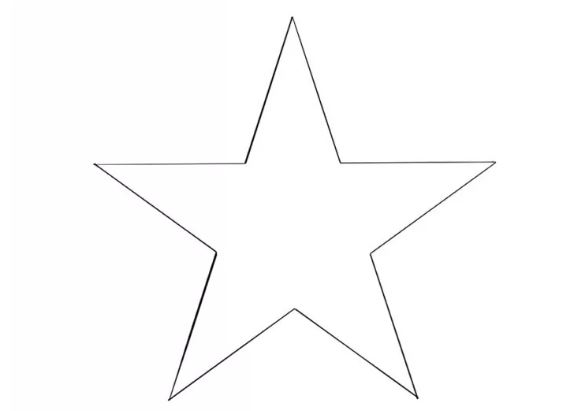
#> input picture images/image.jpg, 566 x 411 px
$ python image_to_gcode.py
#> lines starting #> are read from the running program, lines starting #| are printed output that depends on the picture; after the words box and inside, x2 and y2 are one past the last pixel; in counts of white or black regions, pixels touching at a corner belong together
"""
=============================================================================
IMAGE TO G-CODE CONVERTER - CNC Drawing Robot (STM32 + Stepper + Servo)
=============================================================================
Pipeline: Image → Grayscale → Threshold → Edge Detection → Contours →
          Optimize Path → Generate G-code

Phần cứng:
  - STM32 + 2x Stepper (DVD) + 2x A4988 + CNC Shield + 1x Servo
  - Servo Z: UP = pen up (G0), DOWN = pen down (G1)

Cấu trúc thư mục:
  images/    - Ảnh đầu vào
  output/    - File G-code xuất ra
  review/    - Ảnh preview + debug

Cách dùng:
  python image_to_gcode.py                              # Dùng ảnh mặc định
  python image_to_gcode.py --input images/star.jpg      # Chỉ định ảnh
  python image_to_gcode.py --input images/star.jpg --width 35 --height 35

Yêu cầu:
  pip install opencv-python numpy
=============================================================================
"""

import cv2
import numpy as np
import argparse
import os
import time
from math import sqrt

# =============================================================================
# CẤU HÌNH - Thay đổi theo phần cứng của bạn
# =============================================================================
class Config:
    # --- Kích thước vùng vẽ (mm) ---
    # Khổ giấy 3.8cm x 3.8cm
    BED_WIDTH_MM = 38.0
    BED_HEIGHT_MM = 38.0

    # --- Xử lý ảnh ---
    IMAGE_RESIZE = 500          # Resize ảnh về max pixel này (giảm noise)
    BLUR_KERNEL = 5             # Gaussian blur kernel size (lẻ)
    CANNY_LOW = 50              # Canny edge: ngưỡng thấp
    CANNY_HIGH = 150            # Canny edge: ngưỡng cao
    THRESHOLD_VALUE = 127       # Binary threshold (0-255)
    USE_ADAPTIVE_THRESHOLD = False  # True = adaptive, False = fixed threshold

    # --- Contour ---
    MIN_CONTOUR_LENGTH = 10     # Bỏ contour quá ngắn (pixel)
    APPROX_EPSILON = 1.0        # Độ chính xác xấp xỉ contour (pixel)
                                # Nhỏ = chi tiết hơn, Lớn = ít điểm hơn

    # --- G-code ---
    FEED_RATE = 200             # Tốc độ vẽ (mm/min) - dùng cho G1
    TRAVEL_RATE = 500           # Tốc độ di chuyển nhanh (mm/min) - dùng cho G0
    Z_UP = 5.0                  # Servo position: bút lên (mm giả lập)
    Z_DOWN = 0.0                # Servo position: bút xuống
    DECIMAL_PLACES = 2          # Số chữ số thập phân trong G-code

    # --- Tối ưu ---
    OPTIMIZE_PATH = True        # Sắp xếp contour theo nearest neighbor
    MERGE_DISTANCE = 2.0        # Khoảng cách merge contour gần nhau (pixel)


# =============================================================================
# BƯỚC 1: TIỀN XỬ LÝ ẢNH
# =============================================================================
def preprocess_image(image_path, config=Config):
    """
    Tiền xử lý ảnh: đọc → resize → grayscale → blur → threshold → edge detect.

    Args:
        image_path: Đường dẫn file ảnh
        config: Cấu hình xử lý

    Returns:
        edges: Ảnh binary chứa các cạnh (edge)
        original: Ảnh gốc đã resize
    """
    # --- 1.1: Đọc ảnh ---
    img = cv2.imread(image_path)
    if img is None:
        raise FileNotFoundError(f"Không tìm thấy ảnh: {image_path}")

    print(f"[1] Đọc ảnh: {image_path}")
    print(f"    Kích thước gốc: {img.shape[1]}x{img.shape[0]} pixels")

    # --- 1.2: Resize giữ tỷ lệ ---
    h, w = img.shape[:2]
    scale = config.IMAGE_RESIZE / max(h, w)
    if scale < 1.0:
        img = cv2.resize(img, (int(w * scale), int(h * scale)),
                         interpolation=cv2.INTER_AREA)
        print(f"    Resize → {img.shape[1]}x{img.shape[0]} pixels")

    original = img.copy()

    # --- 1.3: Chuyển grayscale ---
    gray = cv2.cvtColor(img, cv2.COLOR_BGR2GRAY)

    # --- 1.4: Làm mờ giảm noise ---
    blurred = cv2.GaussianBlur(gray, (config.BLUR_KERNEL, config.BLUR_KERNEL), 0)

    # --- 1.5: Threshold (nhị phân hóa) ---
    if config.USE_ADAPTIVE_THRESHOLD:
        binary = cv2.adaptiveThreshold(
            blurred, 255, cv2.ADAPTIVE_THRESH_GAUSSIAN_C,
            cv2.THRESH_BINARY_INV, 11, 2
        )
    else:
        _, binary = cv2.threshold(blurred, config.THRESHOLD_VALUE, 255,
                                   cv2.THRESH_BINARY_INV)

    # --- 1.6: Edge detection (Canny) ---
    edges = cv2.Canny(blurred, config.CANNY_LOW, config.CANNY_HIGH)

    print(f"    Canny edges: {np.count_nonzero(edges)} edge pixels")

    # Lưu ảnh trung gian để debug vào thư mục review/
    script_dir = os.path.dirname(os.path.abspath(__file__))
    review_dir = os.path.join(script_dir, "review")
    os.makedirs(review_dir, exist_ok=True)
    base_name = os.path.splitext(os.path.basename(image_path))[0]
    cv2.imwrite(os.path.join(review_dir, f"{base_name}_1_gray.png"), gray)
    cv2.imwrite(os.path.join(review_dir, f"{base_name}_2_blurred.png"), blurred)
    cv2.imwrite(os.path.join(review_dir, f"{base_name}_3_binary.png"), binary)
    cv2.imwrite(os.path.join(review_dir, f"{base_name}_4_edges.png"), edges)
    print(f"    Debug images saved to: {review_dir}/")

    return edges, original


# =============================================================================
# BƯỚC 2: TRÍCH XUẤT CONTOUR (Chuyển pixel → danh sách điểm)
# =============================================================================
def extract_contours(edges, config=Config):
    """
    Tìm contours từ ảnh edge, xấp xỉ đa giác, lọc contour ngắn.

    Args:
        edges: Ảnh binary (output từ Canny)
        config: Cấu hình

    Returns:
        contours_simplified: List các contour, mỗi contour = list [(x,y), ...]
    """
    # --- 2.1: Tìm contours ---
    contours_raw, _ = cv2.findContours(edges, cv2.RETR_LIST,
                                        cv2.CHAIN_APPROX_NONE)
    print(f"\n[2] Tìm contours:")
    print(f"    Contours thô: {len(contours_raw)}")

    # --- 2.2: Lọc + Xấp xỉ ---
    contours_simplified = []
    for cnt in contours_raw:
        # Bỏ contour quá ngắn
        length = cv2.arcLength(cnt, closed=False)
        if length < config.MIN_CONTOUR_LENGTH:
            continue

        # Xấp xỉ đa giác (giảm số điểm nhưng giữ hình dạng)
        # epsilon nhỏ = nhiều điểm (chi tiết), epsilon lớn = ít điểm (thô)
        approx = cv2.approxPolyDP(cnt, config.APPROX_EPSILON, closed=False)

        # Chuyển từ format OpenCV [[[x,y]]] → [(x,y)]
        points = [(int(p[0][0]), int(p[0][1])) for p in approx]

        if len(points) >= 2:
            contours_simplified.append(points)

    print(f"    Contours sau lọc: {len(contours_simplified)}")
    total_points = sum(len(c) for c in contours_simplified)
    print(f"    Tổng số điểm: {total_points}")

    return contours_simplified


# =============================================================================
# BƯỚC 3: TỐI ƯU ĐƯỜNG ĐI (Nearest Neighbor - giảm travel time)
# =============================================================================
def optimize_path(contours, config=Config):
    """
    Sắp xếp thứ tự vẽ contours theo thuật toán Nearest Neighbor.
    Giảm thời gian di chuyển không vẽ (G0).

    Ý tưởng: Sau khi vẽ xong contour A, tìm contour B có điểm đầu/cuối
    gần nhất với điểm cuối của A → vẽ B tiếp.

    Args:
        contours: List các contour [(x,y), ...]
        config: Cấu hình

    Returns:
        optimized: List contour đã sắp xếp lại
    """
    if not config.OPTIMIZE_PATH or len(contours) <= 1:
        return contours

    print(f"\n[3] Tối ưu đường đi...")

    def dist(p1, p2):
        return sqrt((p1[0]-p2[0])**2 + (p1[1]-p2[1])**2)

    # Nearest Neighbor Sorting
    remaining = list(range(len(contours)))
    optimized = []
    current_pos = (0, 0)  # Bắt đầu từ gốc tọa độ

    while remaining:
        best_idx = -1
        best_dist = float('inf')
        best_reversed = False

        for idx in remaining:
            cnt = contours[idx]
            # Thử cả 2 hướng: đầu→cuối hoặc cuối→đầu
            d_start = dist(current_pos, cnt[0])
            d_end = dist(current_pos, cnt[-1])

            if d_start < best_dist:
                best_dist = d_start
                best_idx = idx
                best_reversed = False
            if d_end < best_dist:
                best_dist = d_end
                best_idx = idx
                best_reversed = True

        # Lấy contour tốt nhất
        cnt = contours[best_idx]
        if best_reversed:
            cnt = list(reversed(cnt))

        optimized.append(cnt)
        current_pos = cnt[-1]
        remaining.remove(best_idx)

    # Tính tổng travel distance trước/sau
    def total_travel(contour_list):
        total = 0
        pos = (0, 0)
        for cnt in contour_list:
            total += dist(pos, cnt[0])
            pos = cnt[-1]
        return total

    before = total_travel(contours)
    after = total_travel(optimized)
    print(f"    Travel distance: {before:.1f}px → {after:.1f}px "
          f"(giảm {(1-after/before)*100:.1f}%)")

    return optimized


# =============================================================================
# BƯỚC 4: SINH G-CODE
# =============================================================================
def generate_gcode(contours, image_shape, config=Config):
    """
    Chuyển contours → G-code.

    Quy ước:
      G0 Xnn Ynn      → Di chuyển nhanh (không vẽ), bút đang UP
      G1 Xnn Ynn      → Vẽ đường thẳng từ vị trí hiện tại đến (X,Y)
      M3 S90 / M3 S50 → Điều khiển servo (bút lên/xuống) [tùy firmware]

    Trong code này dùng format đơn giản:
      G0 Xnn Ynn Zup   → Di chuyển + bút lên
      G1 Xnn Ynn Zdown → Vẽ + bút xuống

    Mapping tọa độ:
      pixel (0..W, 0..H) → mm (0..BED_WIDTH, 0..BED_HEIGHT)

    Args:
        contours: List contour đã tối ưu
        image_shape: (height, width) ảnh gốc
        config: Cấu hình

    Returns:
        gcode_lines: List string các lệnh G-code
    """
    print(f"\n[4] Sinh G-code...")

    img_h, img_w = image_shape[:2]
    dp = config.DECIMAL_PLACES

    # --- Uniform scale: giữ tỷ lệ ảnh, fit vào khổ giấy, căn giữa ---
    scale_x = config.BED_WIDTH_MM / img_w
    scale_y = config.BED_HEIGHT_MM / img_h
    scale = min(scale_x, scale_y)  # Chọn scale nhỏ hơn để ảnh nằm gọn trong khổ giấy

    # Kích thước thực tế của ảnh sau khi scale (mm)
    draw_w = img_w * scale
    draw_h = img_h * scale

    # Offset để căn giữa ảnh trên khổ giấy
    offset_x = (config.BED_WIDTH_MM - draw_w) / 2
    offset_y = (config.BED_HEIGHT_MM - draw_h) / 2

    print(f"    Scale: {scale:.4f} mm/px (uniform)")
    print(f"    Draw area: {draw_w:.1f}x{draw_h:.1f} mm (centered in {config.BED_WIDTH_MM}x{config.BED_HEIGHT_MM} mm)")

    def px_to_mm(x_px, y_px):
        """Chuyển pixel → mm, uniform scale + căn giữa + lật trục Y"""
        x_mm = round(x_px * scale + offset_x, dp)
        y_mm = round((img_h - y_px) * scale + offset_y, dp)
        return x_mm, y_mm

    lines = []

    # --- Header ---
    lines.append("; G-code generated by image_to_gcode.py")
    lines.append(f"; Date: {time.strftime('%Y-%m-%d %H:%M:%S')}")
    lines.append(f"; Bed size: {config.BED_WIDTH_MM}x{config.BED_HEIGHT_MM} mm")
    lines.append(f"; Contours: {len(contours)}")
    lines.append(f"; Total points: {sum(len(c) for c in contours)}")
    lines.append("")
    lines.append("G21        ; Unit: mm")
    lines.append("G90        ; Absolute positioning")
    lines.append(f"G0 Z{config.Z_UP}    ; Pen UP (servo)")
    lines.append(f"G0 X0 Y0   ; Home position")
    lines.append("")

    g0_count = 0
    g1_count = 0

    for i, contour in enumerate(contours):
        if len(contour) < 2:
            continue

        lines.append(f"; --- Contour {i+1}/{len(contours)} "
                     f"({len(contour)} points) ---")

        # Di chuyển đến điểm đầu (PEN UP)
        x, y = px_to_mm(*contour[0])
        lines.append(f"G0 Z{config.Z_UP}")
        lines.append(f"G0 X{x} Y{y}")
        g0_count += 1

        # Hạ bút (PEN DOWN)
        lines.append(f"G1 Z{config.Z_DOWN} F{config.FEED_RATE}")

        # Vẽ các đoạn thẳng qua từng điểm
        for point in contour[1:]:
            x, y = px_to_mm(*point)
            lines.append(f"G1 X{x} Y{y}")
            g1_count += 1

        lines.append("")  # Dòng trống giữa contours

    # --- Footer ---
    lines.append(f"G0 Z{config.Z_UP}    ; Pen UP")
    lines.append("G0 X0 Y0   ; Home")
    lines.append("M2         ; End program")

    print(f"    G0 (travel): {g0_count} lệnh")
    print(f"    G1 (draw):   {g1_count} lệnh")
    print(f"    Tổng:        {len(lines)} dòng")

    return lines


# =============================================================================
# BƯỚC 5: LƯU FILE + VISUALIZATION
# =============================================================================
def save_gcode(lines, output_path):
    """Lưu G-code ra file."""
    with open(output_path, 'w', encoding='utf-8') as f:
        f.write('\n'.join(lines))

    file_size = os.path.getsize(output_path)
    print(f"\n[5] Lưu file: {output_path}")
    print(f"    Kích thước: {file_size:,} bytes")


def visualize_gcode(contours, image_shape, output_path, config=Config):
    """Vẽ preview G-code lên ảnh để kiểm tra."""
    canvas = np.ones((image_shape[0], image_shape[1], 3), dtype=np.uint8) * 255

    colors = [
        (0, 0, 255),    # Đỏ
        (0, 165, 255),  # Cam
        (0, 255, 0),    # Xanh lá
        (255, 0, 0),    # Xanh dương
        (255, 0, 255),  # Tím
    ]

    for i, contour in enumerate(contours):
        color = colors[i % len(colors)]
        for j in range(len(contour) - 1):
            pt1 = contour[j]
            pt2 = contour[j+1]
            cv2.line(canvas, pt1, pt2, color, 1, cv2.LINE_AA)
        # Đánh dấu điểm bắt đầu
        cv2.circle(canvas, contour[0], 3, (0, 255, 0), -1)

    cv2.imwrite(output_path, canvas)
    print(f"    Preview saved: {output_path}")


# =============================================================================
# CHECKLIST KIỂM TRA OUTPUT
# =============================================================================
def check_gcode(lines, contours, config=Config):
    """
    Kiểm tra chất lượng G-code output.
    In ra checklist để người dùng verify.
    """
    print("\n" + "="*50)
    print("CHECKLIST KIỂM TRA OUTPUT")
    print("="*50)

    # 1. File có rỗng?
    g1_lines = [l for l in lines if l.startswith("G1") and "X" in l]
    if len(g1_lines) == 0:
        print("❌ File G-code RỖNG (không có lệnh G1 vẽ)")
    else:
        print(f"✅ File có {len(g1_lines)} lệnh G1 (vẽ)")

    # 2. Quá nhiều điểm?
    total_points = sum(len(c) for c in contours)
    if total_points > 10000:
        print(f"⚠️  Quá nhiều điểm ({total_points}). Tăng APPROX_EPSILON.")
    elif total_points > 5000:
        print(f"⚠️  Nhiều điểm ({total_points}). Có thể chậm trên STM32.")
    else:
        print(f"✅ Số điểm hợp lý: {total_points}")

    # 3. Tọa độ trong phạm vi?
    out_of_bounds = False
    for line in g1_lines:
        parts = line.split()
        for p in parts:
            if p.startswith("X"):
                val = float(p[1:])
                if val < 0 or val > config.BED_WIDTH_MM:
                    out_of_bounds = True
            elif p.startswith("Y"):
                val = float(p[1:])
                if val < 0 or val > config.BED_HEIGHT_MM:
                    out_of_bounds = True
    if out_of_bounds:
        print("❌ Có tọa độ NGOÀI vùng vẽ!")
    else:
        print(f"✅ Tọa độ trong phạm vi (0-{config.BED_WIDTH_MM}mm)")

    # 4. Contour count
    print(f"✅ Số contour: {len(contours)}")

    # 5. File size
    total_chars = sum(len(l) for l in lines)
    print(f"✅ G-code size: ~{total_chars:,} chars")

    print("="*50)


# =============================================================================
# MAIN - Chạy toàn bộ pipeline
# =============================================================================
def main():
    parser = argparse.ArgumentParser(
        description="Chuyển ảnh sang G-code cho CNC Drawing Robot (STM32)")
    parser.add_argument("--input", "-i", default="images/image.jpg",
                        help="Đường dẫn ảnh đầu vào (trong thư mục images/)")
    parser.add_argument("--output", "-o", default=None,
                        help="File G-code đầu ra (mặc định: input_name.gcode)")
    parser.add_argument("--width", "-W", type=float, default=Config.BED_WIDTH_MM,
                        help=f"Chiều rộng vùng vẽ mm (default: {Config.BED_WIDTH_MM})")
    parser.add_argument("--height", "-H", type=float, default=Config.BED_HEIGHT_MM,
                        help=f"Chiều cao vùng vẽ mm (default: {Config.BED_HEIGHT_MM})")
    parser.add_argument("--epsilon", "-e", type=float, default=Config.APPROX_EPSILON,
                        help=f"Đơn giản hóa contour (default: {Config.APPROX_EPSILON})")
    parser.add_argument("--canny-low", type=int, default=Config.CANNY_LOW,
                        help=f"Canny low threshold (default: {Config.CANNY_LOW})")
    parser.add_argument("--canny-high", type=int, default=Config.CANNY_HIGH,
                        help=f"Canny high threshold (default: {Config.CANNY_HIGH})")

    args = parser.parse_args()

    # Cập nhật config từ arguments
    Config.BED_WIDTH_MM = args.width
    Config.BED_HEIGHT_MM = args.height
    Config.APPROX_EPSILON = args.epsilon
    Config.CANNY_LOW = args.canny_low
    Config.CANNY_HIGH = args.canny_high

    # Tạo thư mục output và review nếu chưa có
    script_dir = os.path.dirname(os.path.abspath(__file__))
    output_dir = os.path.join(script_dir, "output")
    review_dir = os.path.join(script_dir, "review")
    os.makedirs(output_dir, exist_ok=True)
    os.makedirs(review_dir, exist_ok=True)

    # Xác định output path: output/<tên ảnh>.gcode
    input_basename = os.path.splitext(os.path.basename(args.input))[0]
    if args.output is None:
        output_path = os.path.join(output_dir, input_basename + ".gcode")
    else:
        output_path = args.output

    print("=" * 60)
    print("  IMAGE TO G-CODE CONVERTER - CNC Drawing Robot")
    print("=" * 60)

    # === PIPELINE ===
    # Bước 1: Tiền xử lý
    edges, original = preprocess_image(args.input)
#> in preprocess_image, img is the input picture: shape (411, 566, 3); mean B, G, R 252.5, 252.5, 252.5
#|     Kích thước gốc: 566x411 pixels
#|     Resize → 499x363 pixels
#> in preprocess_image, `_, binary = cv2.threshold(blurred, config.THRESHOLD_VALUE, 255, cv2.TH..`:
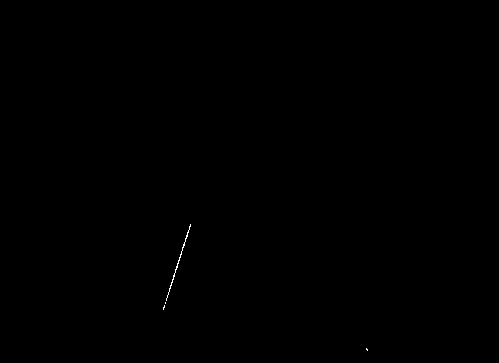
#> binary: shape (363, 499); 0.06% white in thin lines or dots, all inside (x1, y1, x2, y2) = (163, 224, 368, 351)
#> in preprocess_image, `edges = cv2.Canny(blurred, config.CANNY_LOW, config.CANNY_HIGH)`:
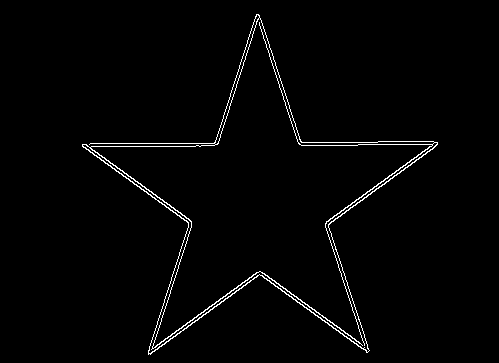
#> edges: shape (363, 499); 1.7% white in thin lines or dots, all inside (x1, y1, x2, y2) = (82, 14, 438, 355)
#|     Canny edges: 3027 edge pixels

    # Bước 2: Trích xuất contours
    contours = extract_contours(edges)
#> in extract_contours, `contours_raw, _ = cv2.findContours(edges, cv2.RETR_LIST, cv2.CHAIN_APP..`: contours_raw = 3 contours; box (x1, y1, x2, y2) and area: (82, 14, 438, 355) 40586, (82, 17, 438, 354) 39560, (214, 14, 260, 145) 398
#|     Contours thô: 3
#> the loop in extract_contours, `for cnt in contours_raw:` made 3 passes
#> length on passes 1 to 3: 3625.6, 296.9, 1680.1
#> after the loop in extract_contours, `for cnt in contours_raw:`: contours_simplified = 3 items
#|     Contours sau lọc: 3
#> in extract_contours, `total_points = sum(len(c) for c in contours_simplified)`: total_points = 93
#|     Tổng số điểm: 93
#> contours = 3 items

    # Bước 3: Tối ưu đường đi
    contours = optimize_path(contours)
#> in optimize_path, `remaining = list(range(len(contours)))`: remaining = [0, 1, 2]
#> the loop in optimize_path, `while remaining:` made 3 passes
#> current_pos on passes 1 to 3: (257, 14), (256, 16), (258, 19)
#> after the loop in optimize_path, `while remaining:`: optimized = 3 items; remaining = []
#> the loop in total_travel, `for cnt in contour_list:` made 3 passes
#> (total, pos) on passes 1 to 3: (258.6, (258, 19)), (263.1, (256, 16)), (265.1, (257, 14))
#> after the loop in total_travel, `for cnt in contour_list:`: total = 265.1
#> the loop in total_travel (call 2), `for cnt in contour_list:` made 3 passes
#> (total, pos) on passes 1 to 3: (256.4, (257, 14)), (257.8, (256, 16)), (260.6, (258, 19))
#> in optimize_path, `after = total_travel(optimized)`: after = 260.6
#|     Travel distance: 265.1px → 260.6px (giảm 1.7%)

    # Bước 4: Sinh G-code
    gcode = generate_gcode(contours, original.shape)
#> the loop in generate_gcode, `for i, contour in enumerate(contours):` made 3 passes
#> after the loop in generate_gcode, `for i, contour in enumerate(contours):`: g0_count = 3; g1_count = 90; lines = 116 items, first 6: '; G-code generated by image_to_gcode.py', '; Date: 2026-11-20 03:35:03', '; Bed size: 38.0x38.0 mm', '; Contours: 3', '; Total points: 93', ''
#|     G0 (travel): 3 lệnh
#|     G1 (draw):   90 lệnh
#|     Tổng:        119 dòng
#> gcode = 119 items, first 6: '; G-code generated by image_to_gcode.py', '; Date: 2026-11-20 03:35:03', '; Bed size: 38.0x38.0 mm', '; Contours: 3', '; Total points: 93', ''

    # Bước 5: Lưu file
    save_gcode(gcode, output_path)

    # Preview → review/<tên ảnh>_preview.png
    preview_path = os.path.join(review_dir, input_basename + "_preview.png")
    visualize_gcode(contours, original.shape, preview_path)
#> the loop in visualize_gcode, `for i, contour in enumerate(contours):` made 3 passes
#> color on passes 1 to 3: (0, 0, 255), (0, 165, 255), (0, 255, 0)
#> after the loop in visualize_gcode, `for i, contour in enumerate(contours):`:
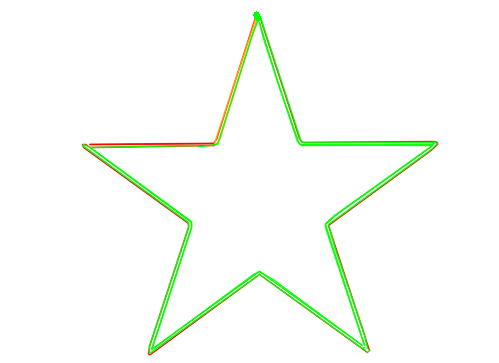
#> canvas: shape (363, 499, 3); mean of channels 0, 1, 2 247.9, 253.5, 249.7; drawn as B, G, R

    # Checklist
    check_gcode(gcode, contours)
#> in check_gcode, `g1_lines = [l for l in lines if l.startswith("G1") and "X" in l]`: g1_lines = 90 items, first 6: 'G1 X16.45 Y22.24', 'G1 X16.22 Y21.93', 'G1 X6.78 Y21.86', 'G1 X16.3 Y21.93', 'G1 X16.3 Y21.78', 'G1 X6.78 Y21.63'
#| ✅ File có 90 lệnh G1 (vẽ)
#> in check_gcode, `total_points = sum(len(c) for c in contours)`: total_points = 93
#| ✅ Số điểm hợp lý: 93
#> the loop in check_gcode, `for line in g1_lines:` made 90 passes
#> parts on passes 1 to 12: ['G1', 'X16.45', 'Y22.24'], ['G1', 'X16.22', 'Y21.93'], ['G1', 'X6.78', 'Y21.86'], ['G1', 'X16.3', 'Y21.93'], ['G1', 'X16.3', 'Y21.78'], ['G1', 'X6.78', 'Y21.63'], ['G1', 'X6.55', 'Y21.86'], ['G1', 'X6.24', 'Y21.86'], ['G1', 'X6.32', 'Y21.63'], ['G1', 'X14.32', 'Y15.84'], ['G1', 'X14.32', 'Y15.54'], ['G1', 'X11.35', 'Y6.47']
#| ✅ Số contour: 3
#> in check_gcode, `total_chars = sum(len(l) for l in lines)`: total_chars = 1883
#| ✅ G-code size: ~1,883 chars

    print(f"\n✅ Hoàn tất! File G-code: {output_path}")


if __name__ == "__main__":
    main()
